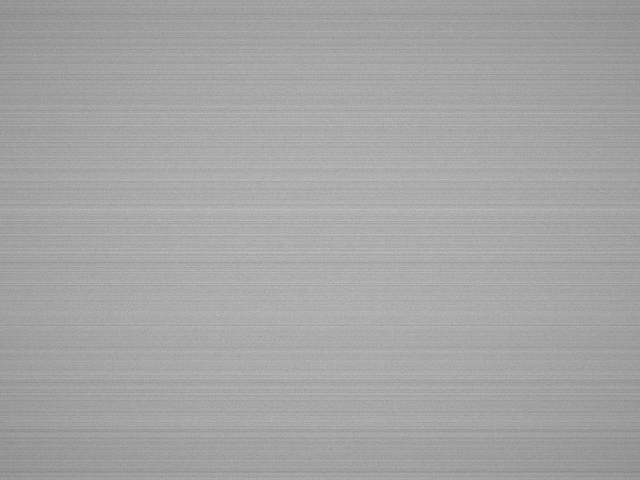
#> input picture samples/golden_reference.png, 640 x 480 px
$ python -i preprocessing.py   (imports and definitions only)
#> lines starting #> are read from the running program, lines starting #| are printed output that depends on the picture
"""
Surface Preprocessing and Illumination Normalization Module.
Provides edge-preserving noise reduction and adaptive contrast equalization.
"""

import cv2
import numpy as np
from typing import Tuple, Optional


class SurfacePreprocessor:
    """Preprocesses raw industrial surface imagery for defect detection."""

    def __init__(
        self,
        clip_limit: float = 2.5,
        tile_grid_size: Tuple[int, int] = (8, 8),
        denoise_diameter: int = 7,
        sigma_color: float = 50.0,
        sigma_space: float = 50.0,
        target_resolution: Optional[Tuple[int, int]] = None
    ):
        """
        Args:
            clip_limit: Threshold for contrast limiting in CLAHE.
            tile_grid_size: Grid dimensions for localized histogram equalization.
            denoise_diameter: Pixel neighborhood diameter for bilateral filtering.
            sigma_color: Filter sigma in the color space.
            sigma_space: Filter sigma in the coordinate space.
            target_resolution: Optional (width, height) to resize inputs to standard scale.
        """
        self.clip_limit = clip_limit
        self.tile_grid_size = tile_grid_size
        self.denoise_diameter = denoise_diameter
        self.sigma_color = sigma_color
        self.sigma_space = sigma_space
        self.target_resolution = target_resolution
        self.clahe = cv2.createCLAHE(clipLimit=self.clip_limit, tileGridSize=self.tile_grid_size)

    def resize_if_needed(self, image: np.ndarray) -> np.ndarray:
        """Resizes input image if a target resolution is defined."""
        if self.target_resolution is not None:
            return cv2.resize(image, self.target_resolution, interpolation=cv2.INTER_AREA)
        return image

    def to_grayscale(self, image: np.ndarray) -> np.ndarray:
        """Converts an RGB or BGR image to single-channel 8-bit grayscale."""
        if len(image.shape) == 2:
            return image
        if image.shape[2] == 4:
            return cv2.cvtColor(image, cv2.COLOR_BGRA2GRAY)
        return cv2.cvtColor(image, cv2.COLOR_BGR2GRAY)

    def normalize_illumination(self, gray: np.ndarray) -> np.ndarray:
        """
        Applies Contrast Limited Adaptive Histogram Equalization (CLAHE)
        to eliminate non-uniform lighting gradients and shadows across the substrate.
        """
        return self.clahe.apply(gray)

    def denoise(self, gray: np.ndarray) -> np.ndarray:
        """
        Applies bilateral filtering to suppress camera sensor noise while
        strictly preserving high-frequency edge transitions of micro-defects.
        """
        return cv2.bilateralFilter(
            gray,
            d=self.denoise_diameter,
            sigmaColor=self.sigma_color,
            sigmaSpace=self.sigma_space
        )

    def process(self, image: np.ndarray) -> Tuple[np.ndarray, np.ndarray]:
        """
        Executes full preprocessing pipeline.

        Returns:
            Tuple of (color_base_image, normalized_denoised_grayscale)
        """
        resized = self.resize_if_needed(image)
        if len(resized.shape) == 2:
            color_base = cv2.cvtColor(resized, cv2.COLOR_GRAY2BGR)
            gray = resized
        else:
            color_base = resized.copy()
            gray = self.to_grayscale(resized)

        equalized = self.normalize_illumination(gray)
        denoised = self.denoise(equalized)
        return color_base, denoised

>>> import cv2
>>> picture = cv2.imread('../samples/golden_reference.png')
#> picture is the input picture: shape (480, 640, 3); min 131, max 202, mean 164.7
>>> result = SurfacePreprocessor().process(picture)
#> in normalize_illumination, `return self.clahe.apply(gray)`:
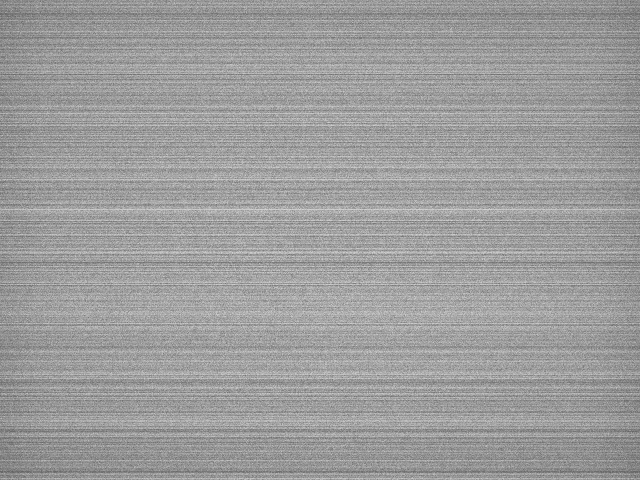
#> returned value: shape (480, 640); min 98, max 216, mean 156.7
